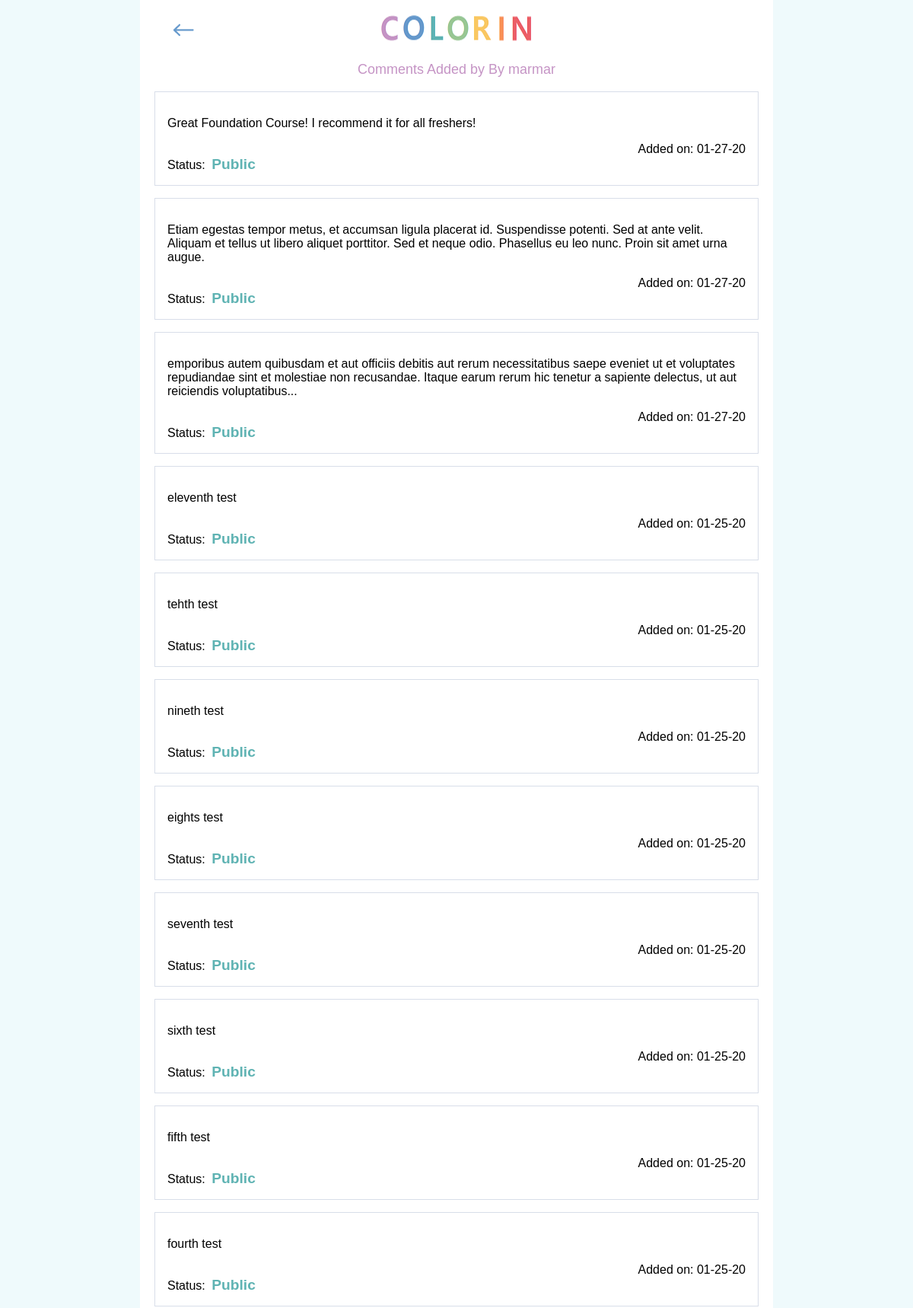
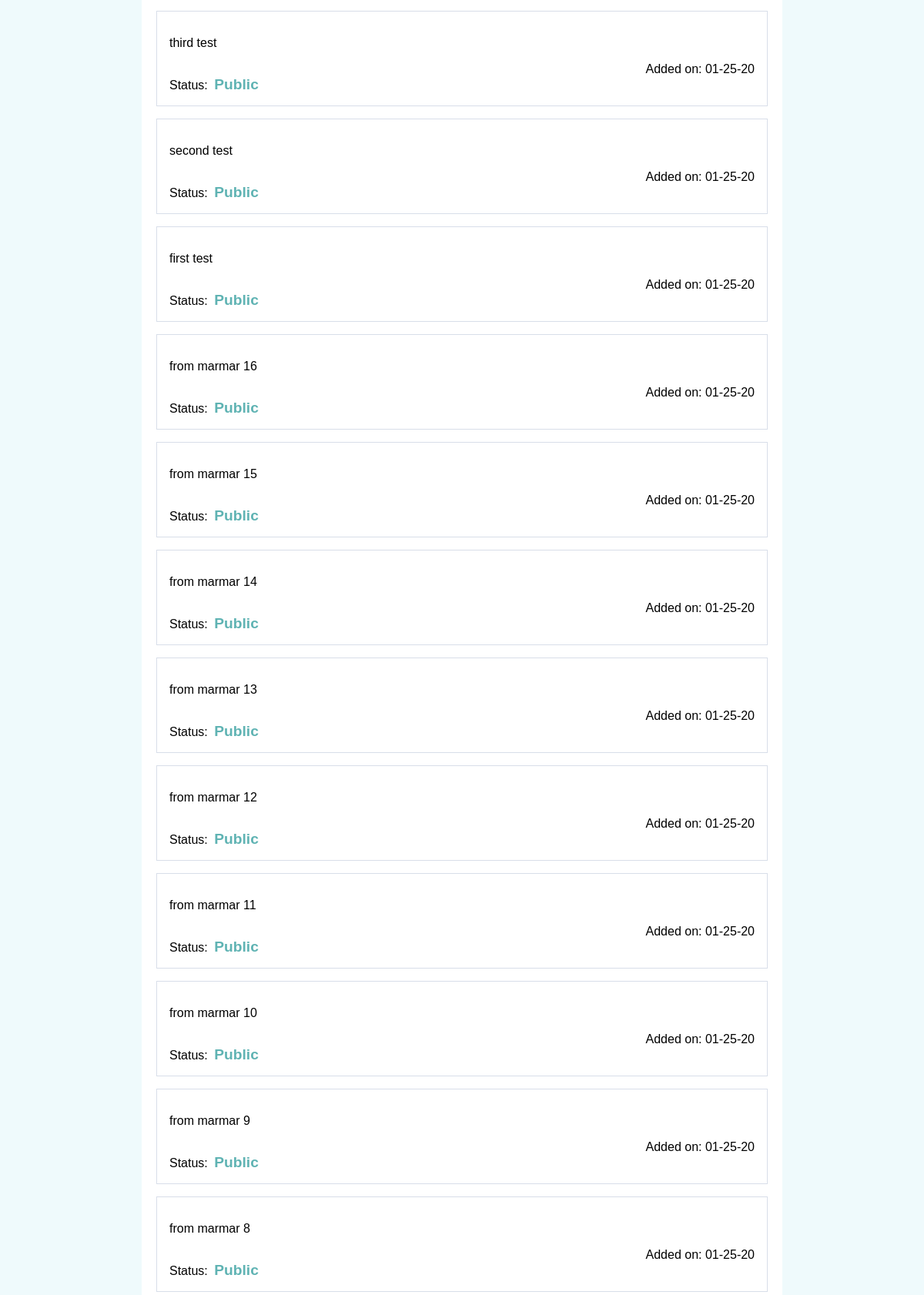
Screenshot of /memberinfo/2/3/ (signed in, upper part) with the database file from the repository (2 pictures, top to bottom).
### members/models.py (models this page shows, shortened)
class Member(models.Model):
    djuser = models.CharField(max_length=50, db_index=True)
    djemail = models.EmailField(max_length=50, db_index=True)
    status = models.IntegerField(choices=MemberStatus.choices, default=1)
    name = models.CharField(max_length=80, db_index=True)
    location = models.CharField(max_length=80, default="")
    stamp = models.CharField(max_length=30)
    social = models.URLField(max_length=160, default="", blank=True)
    about = models.CharField(max_length=240, default="", blank=True)

class Comment(models.Model):
    text = models.CharField(max_length=240)
    stamp = models.CharField(max_length=30)
    sender = models.ForeignKey(Member, on_delete=models.PROTECT, db_index=True, related_name="member_comments")
    proposal = models.ForeignKey(Suggestion, on_delete=models.PROTECT, db_index=True, related_name="suggestion_comments")
    status = models.IntegerField(choices=CommentStatus.choices, default=1)

### staff/views.py (the view)
# urls.py: path("memberinfo/<str:ctype>/<str:cid>/", views.memberinfo, name="memberinfo"),
def memberinfo(request, ctype, cid):
    if request.user.is_staff == False:
        return HttpResponseForbidden("Access not allowed!")
    if (request.method != "GET"):
        return HttpResponseNotAllowed(["GET"])
    if len(cid) > 18 or len(ctype) > 2 or ctype not in ["1", "2", "5"]:
        return HttpResponseBadRequest("Incorrect parameter!")
    ntype = int(ctype)
    gobuddy = getiMember(cid)
    if gobuddy is None:
        return HttpResponseNotFound("Member not found!")
    if ntype == ItemType.SUGGESTION:
        golist = gobuddy.member_suggestions.order_by("-id")
        return render(request, "staff/membersuggestions.html", {"ctype":ctype, "gobuddy":gobuddy, "golist":golist})
    elif ntype == ItemType.COMMENT:
        golist = gobuddy.member_comments.order_by("-id")
        return render(request, "staff/membercomments.html", {"ctype":ctype, "gobuddy":gobuddy, "golist":golist})
    elif ntype == ItemType.REPORT:
        golist = gobuddy.member_flags.order_by("-id")
        return render(request, "staff/memberreports.html", {"ctype":ctype, "gobuddy":gobuddy, "golist":golist})

### members/helpers.py (called while the page is built)
def getiMember(id):
    try:
        buddy = Member.objects.get(id = id)
    except:
        buddy = None
    return buddy

### staff/templates/staff/membercomments.html (shortened to what this page needs)
{% extends "members/layout.html" %}
{% load static %}
{% block body_block %}
<br />
<form>
    <div class="eis-menuband">
        <button class="eis-imgbutton" id="menu_back"><img class="eis-pic" alt="report" src="{% static 'members/back.png' %}" /></button>
        <span></span>
        <img class="eis-logo-small" src="{% static 'members/logo40.png' %}">
        <span></span>
        <span></span>
    </div>
</form>
<br />
<div class="eis-title-lila" id="page_title"><span>Comments Added by By {{ gobuddy.name }}</span></div>
<br />
{% for elem in golist %}
<div class="eis-dform" id="mx{{ gobuddy.id }}_{{ elem.id }}">
    <div class="eis-su-text">
        <p id="so{{ gobuddy.id }}_{{ elem.id }}">{{ elem.text }}</p>
    </div>
    <div class="eis-su-by">
        <span>Added on: {{ elem.stamp|slice:"5:7" }}-{{ elem.stamp|slice:"8:10" }}-{{ elem.stamp|slice:"2:4" }}</span>
    </div>
    <div class="eis-su-text">
        <span>Status: </span>
        {% if elem.status == 1 %}
        <span class="eis-item-nolinkgr">{{ elem.get_status_display }}</span>
        {% else %}
        <span class="eis-item-nolinkor">{{ elem.get_status_display }}</span>
        {% endif %}
    </div>
</div>
{% empty %}
<br />
<br />
<span>There are not yet comments added by {{ gobuddy.name }}</span>
{% endfor %}
<br />
{% endblock %}

### members/static/members/site.css (style rules this page uses)
@media (min-width: 800px) { .eis-menuband { display: grid; grid-template-columns: 10% 10% auto 10% 10%; grid-column-gap: 0; text-align: center; width: 100%; } }
@media (min-width: 800px) { .eis-dform { width: 760px; padding: 16px; margin: 0 auto 16px auto; } }
@media (min-width: 800px) { .eis-pic { margin: auto 16px; } }
body { background-color: #effafc; margin: 0; }
.eis-imgbutton { background: none; border: none; }
.eis-logo-small { width: 200px; height: 40px; margin: 0 auto; }
.eis-dform { border: 1px solid #D8DEE9; }
.eis-pic { width: 40px; height: 40px; }
.eis-title-lila { color: #C594C5; text-align: center; font-size: large; }
.eis-item-nolinkgr { padding: 12px 4px; color: #5FB3B3; font-size: larger; font-weight: bolder; }
.eis-su-text { text-align: left; }
.eis-su-by { text-align: right; }

### rows the page displays
Member: name "marmar"
Comment: text "Great Foundation Course! I recommend it for all freshers!", stamp "01", stamp "27", stamp "20", status "Public"
Comment: text "Etiam egestas tempor metus, et accumsan ligula placerat id. Suspendisse potenti. Sed at ante velit. Aliquam et tellus ut libero aliquet porttitor. Sed et neque odio. Phasellus eu leo nunc. Proin sit amet urna augue.", stamp "01", stamp "27", stamp "20", status "Public"
Comment: text "emporibus autem quibusdam et aut officiis debitis aut rerum necessitatibus saepe eveniet ut et voluptates repudiandae sint et molestiae non recusandae. Itaque earum rerum hic tenetur a sapiente delectus, ut aut reiciendis voluptatibus...", stamp "01", stamp "27", stamp "20", status "Public"
Comment: text "eleventh test", stamp "01", stamp "25", stamp "20", status "Public"
Comment: text "tehth test", stamp "01", stamp "25", stamp "20", status "Public"
Comment: text "nineth test", stamp "01", stamp "25", stamp "20", status "Public"
Comment: text "eights test", stamp "01", stamp "25", stamp "20", status "Public"
Comment: text "seventh test", stamp "01", stamp "25", stamp "20", status "Public"
Comment: text "sixth test", stamp "01", stamp "25", stamp "20", status "Public"
Comment: text "fifth test", stamp "01", stamp "25", stamp "20", status "Public"
Comment: text "fourth test", stamp "01", stamp "25", stamp "20", status "Public"
Comment: text "third test", stamp "01", stamp "25", stamp "20", status "Public"
Comment: text "second test", stamp "01", stamp "25", stamp "20", status "Public"
Comment: text "first test", stamp "01", stamp "25", stamp "20", status "Public"
Comment: text "from marmar 16", stamp "01", stamp "25", stamp "20", status "Public"
Comment: text "from marmar 15", stamp "01", stamp "25", stamp "20", status "Public"
Comment: text "from marmar 14", stamp "01", stamp "25", stamp "20", status "Public"
Comment: text "from marmar 13", stamp "01", stamp "25", stamp "20", status "Public"
Comment: text "from marmar 12", stamp "01", stamp "25", stamp "20", status "Public"
Comment: text "from marmar 11", stamp "01", stamp "25", stamp "20", status "Public"
Comment: text "from marmar 10", stamp "01", stamp "25", stamp "20", status "Public"
Comment: text "from marmar 9", stamp "01", stamp "25", stamp "20", status "Public"
Comment: text "from marmar 8", stamp "01", stamp "25", stamp "20", status "Public"
